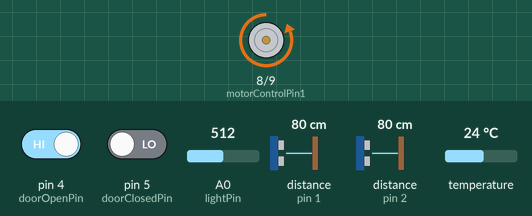
Bench run of a sketch on a simulated Arduino Uno, built with avr-gcc and run on an emulated ATmega328P. Parts: motor-driver pin pairs drawn as motors (green arrow = first pin HIGH = forward, orange = second pin HIGH = backward, longer = more drive, scaled by the enable pin). Inputs (shaded band) come from the test bench; at power-on: pin 4 (doorOpenPin) HIGH, pin 5 (doorClosedPin) LOW, A0 (lightPin) = 512, distance to the obstacle (sensors on pin 1, pin 2) 80 cm, temperature 24 °C. What the sketch prints to the serial monitor is not drawn.

Above: at 1.2 s.
1.3 s: pin 4 (doorOpenPin) driven LOW
At 2.3 s:
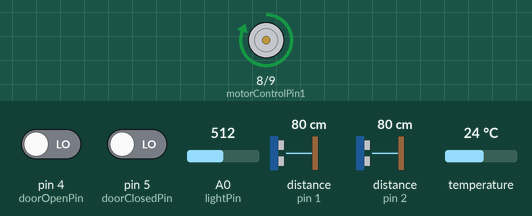
2.9 s: pin 5 (doorClosedPin) driven HIGH
At 3.4 s:
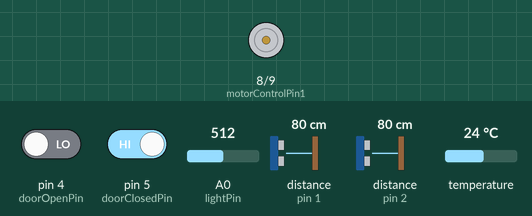
Timing chart, 0 to 5.9 s (numbered marks = the images above; inputs shaded):
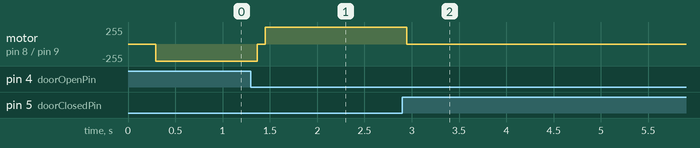

The sketch:

chicken_coop.ino
```cpp
#include <Adafruit_Sensor.h>
#include <DHT.h>
#include <DHT_U.h>
#include <SharpIR.h>

enum State{ OPEN, CLOSED, OPENING, CLOSING, ERRORSTATE };
enum controlType {CW, CCW, STOP, COAST};


//Analog Input Pins
int outCounterPin = 1;
int inCounterPin = 2;
int lightPin = 0;

//Digital Input Pins
int tempPin = 7;
int resetPin = 6;
int doorClosedPin = 5;
int doorOpenPin = 4;

//Analog Output Pins
int motorSpeedPin = 3;

//Digital Output Pins
int errorPin = 10;
int motorControlPin1 = 8;
int motorControlPin2 = 9;

//State variables
int temperature = 0;
int lightLevel = 0;
int numChickens = 4;
int numInside = numChickens;
bool doorIsOpen = true;
bool doorIsClosed = false;
bool resetIsPushed = false;
bool sunny = false;
bool warm = false;
bool allInside = true;
bool inIsTripped, outIsTripped, inWasTripped, outWasTripped;
State state;
long timeStart;
DHT_Unified dht(tempPin, DHT22);
SharpIR in(inCounterPin, 25, 93, 20150);
SharpIR out(outCounterPin, 25, 93, 20150);

void checkLight()
{
  lightLevel = analogRead(lightPin);
  if ( analogRead(lightPin) > 150 )
    sunny = true;
  else
    sunny = false;
}

void checkTemp()
{
  sensors_event_t event;
  dht.temperature().getEvent(&event);
  if (isnan(event.temperature))
    temperature = 0;
  else
  {
    temperature = event.temperature;
    if (event.temperature > 40)
      warm = true;
    else
      warm = false;
  }

}

void checkSwitches()
{
  doorIsOpen = !digitalRead(doorOpenPin);
  doorIsClosed = digitalRead(doorClosedPin);
}

void checkReset()
{
  resetIsPushed = digitalRead(resetPin);
}

void checkCounter()
{
  int threshold = 60;
  //set which sensors have been tripped
  inIsTripped = ( in.distance() < threshold );
  outIsTripped = ( out.distance() < threshold);
  /*
  Serial.print(inIsTripped);
  Serial.print("  ");
  Serial.print(outIsTripped);
  Serial.print("  ");
  Serial.print(inWasTripped);
  Serial.print("  ");
  Serial.print(outWasTripped);
  Serial.print("  ");
  */

  if ( inWasTripped && outWasTripped && inIsTripped && !outIsTripped)
  {
    numInside++;
  }
  if ( inWasTripped && !outWasTripped && inIsTripped && outIsTripped)
  {
    numInside--;
  }
  Serial.println(numInside);
  //if all the chickens are inside, set the allInside bool
  if (numInside == numChickens)
  {
    allInside = true;
  }
  else if(numInside < numChickens)
  {
    allInside = false;
  }
  else
  {
    //state = ERRORSTATE;
  }
  inWasTripped = inIsTripped;
  outWasTripped = outIsTripped;
}

void checkSensors()
{
  checkLight();
  checkTemp();
  checkSwitches();
  checkCounter();
}

/*
bool warm()
{
  return temperature > 34;
}
bool sunny()
{
  return lightLevel > 50;
}
*/

bool timerPast( long threshold )
{
  return millis() > threshold;
}

void runMotor ( controlType control) {

  switch (control) {
    case CW:
      // set the Left Motor CW
      //Serial.print(" CW");
      analogWrite(motorSpeedPin, 255);
      digitalWrite(motorControlPin1, HIGH);   // sets the Left Motor CW
      digitalWrite(motorControlPin2, LOW);
      break;
    case CCW:
      // set the Left Motor CCW
      analogWrite(motorSpeedPin, 255);
      digitalWrite(motorControlPin1, LOW);   // sets the Left Motor CCW
      digitalWrite(motorControlPin2, HIGH);
      break;
    case STOP:
      // set the Left Motor stop
      analogWrite(motorSpeedPin, 255);        // set Left Motor enable high for braking
      digitalWrite(motorControlPin1, LOW);
      digitalWrite(motorControlPin2, LOW);
      break;
    case COAST:
      // set Left Motor Speed to 0 for coast.  Control pins are don't care
      analogWrite(motorSpeedPin, 0);

      break;
    default:
      // Should never get here
      break;
  }
}

void setup()
{
  Serial.begin(9600);
  state = OPENING;

  analogWrite(motorSpeedPin, 255);

  pinMode(motorSpeedPin,OUTPUT);
  pinMode(motorControlPin1,OUTPUT);
  pinMode(motorControlPin2,OUTPUT);
  pinMode(inCounterPin, INPUT);
  pinMode(outCounterPin, INPUT);

  dht.begin();
  sensor_t sensor;
  dht.temperature().getSensor(&sensor);
  dht.humidity().getSensor(&sensor);

  doorIsOpen = false;


  while ( false && !doorIsOpen )
  {
    //Serial.println("running Motor");
    runMotor(CW);
    delay(500);
    checkSensors();
  }


}

void loop()
{
  delay(250);

  sensors_event_t event;
  dht.temperature().getEvent(&event);
  timeStart = millis();
  while ( state == CLOSED )
  {
    //delay(250);
    //Serial.print("CLOSED    ");
    //Serial.print(temperature);
    //Serial.print("    ");
    //Serial.println(lightLevel);
    checkSensors();
    //Serial.println(doorIsOpen);
    if ( timerPast(3000) && warm && sunny )
    {
      state = OPENING;
    }
  }

  timeStart = millis();
  while ( state == OPENING )
  {
    //delay(250);
    //Serial.println("OPENING");
    checkSensors();
    //Serial.println(doorIsOpen);
    if ( !doorIsOpen )
    {
      runMotor(CCW);
    }
    else
    {
      runMotor( STOP );
      state = OPEN;
    }
    /*
    if ( timerPast(15000) )
    {
      runMotor( STOP );
      state = ERRORSTATE;
    }
    */
  }

  while ( state == OPEN )
  {
    //delay(250);
    //Serial.println("OPEN");
    checkSensors();
    //Serial.println(doorIsOpen);
    if ( (allInside && (!sunny || !warm)) )
    {
      state = CLOSING;
    }
  }

  timeStart = millis();
  while ( state == CLOSING )
  {
    //delay(250);
    //Serial.println("CLOSING");
    checkSensors();
    //Serial.println(doorIsOpen);
    if ( !doorIsClosed )
    {
      runMotor(CW);
    }
    else
    {
      runMotor(STOP);
      state = CLOSED;
    }
    /*
    if ( timerPast(30000) )
    {
      runMotor(STOP);
      state = ERRORSTATE;
    }
    */
  }

  while ( state == ERRORSTATE )
  {
    //delay(250);
    Serial.println("ERRORSTATE");
    digitalWrite( errorPin, HIGH );
    checkReset();
    if ( resetIsPushed )
    {
      digitalWrite( errorPin, LOW );
      state == OPENING;
    }
  }
}
```

Measured:
- after the input at 1.3 s, motor on pin 8 (motorControlPin1) / pin 9 (motorControlPin2): backward 255/255 → stopped after 0.06 s, → forward 255/255 0.09 s later
- after the input at 2.9 s, motor on pin 8 (motorControlPin1) / pin 9 (motorControlPin2): forward 255/255 → stopped after 0.05 s
